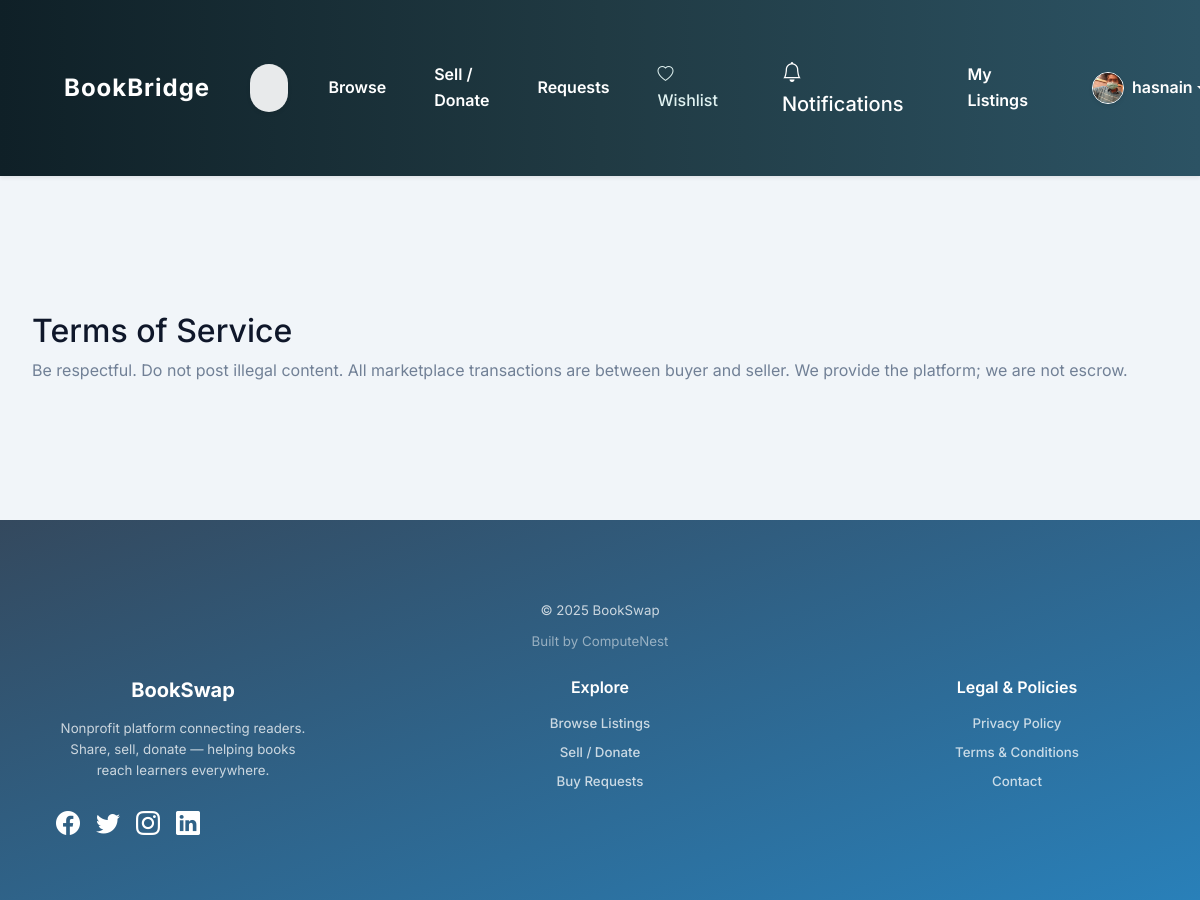
The page /terms (signed in) on the database its author committed.
### app/models.py (models this page shows, shortened)
class User(db.Model, UserMixin):
    id = db.Column(db.Integer, primary_key=True)
    name = db.Column(db.String(140), nullable=False)
    email = db.Column(db.String(140), unique=True, nullable=False, index=True)
    phone = db.Column(db.String(32), nullable=False)
    password_hash = db.Column(db.String(256), nullable=False)
    created_at = db.Column(db.DateTime, default=datetime.utcnow)
    avatar_file = db.Column(db.String(200), default=None)
    listings = db.relationship("Book", backref="owner", lazy="dynamic", cascade="all,delete")
    reviews = db.relationship("Review", backref="author", lazy="dynamic", cascade="all,delete")
    wishlist = db.relationship("Wishlist", backref="user", lazy="dynamic", cascade="all,delete")
    donations = db.relationship("Donation", backref="donor", lazy="dynamic", cascade="all,delete")

### app/main/routes.py (the view)
@main_bp.route("/terms")
def terms():
    return render_template("main/terms.html")

### app/models.py (called while the page is built)
@login_manager.user_loader
def load_user(user_id):
    return User.query.get(int(user_id))

### app/templates/main/terms.html
{% extends 'base.html' %}
{% block content %}
<div class="container py-5">
  <h2>Terms of Service</h2>
  <p class="text-muted">Be respectful. Do not post illegal content. All marketplace transactions are between buyer and seller. We provide the platform; we are not escrow.</p>
</div>
{% endblock %}

### app/templates/navbar.html (shortened to what this page needs)
<nav class="navbar navbar-expand-lg sticky-top shadow-sm bg-gradient-navbar py-3">
  <div class="container">
    <a class="navbar-brand fw-bold fs-4 text-white" href="{{ url_for('main.index') }}">
      BookBridge
    </a>
    <div class="collapse navbar-collapse" id="navMain">
      <form class="d-flex ms-lg-4 my-2 my-lg-0 w-100 w-lg-auto" role="search" action="{{ url_for('books.browse') }}">
        <input class="form-control rounded-pill border-0 shadow-sm"
               type="search"
               name="q"
               placeholder="Search books..."
               aria-label="Search"
               value="{{ request.args.get('q','') }}">
      </form>
      <ul class="navbar-nav ms-auto align-items-lg-center">
        <li class="nav-item"><a class="nav-link text-white fw-semibold" href="{{ url_for('books.browse') }}">Browse</a></li>
        <li class="nav-item"><a class="nav-link text-white fw-semibold" href="{{ url_for('books.create_book') }}">Sell / Donate</a></li>
        <li class="nav-item"><a class="nav-link text-white fw-semibold" href="{{ url_for('books.buy_requests') }}">Requests</a></li>
        {% if current_user.is_authenticated %}
          <li class="nav-item">
  <a class="nav-link" href="{{ url_for('account.wishlist') }}">
    <i class="bi bi-heart"></i> Wishlist
  </a>
</li>
          <li class="nav-item ms-lg-3 position-relative">
            <a class="nav-link text-white fs-5" href="{{ url_for('account.notifications') }}" title="Notifications">
              <i class="bi bi-bell"></i> Notifications
            </a>
          </li>
          <li class="nav-item ms-lg-3">
            <a class="nav-link text-white fw-semibold" href="{{ url_for('account.my_listings') }}">My Listings</a>
          </li>
          <li class="nav-item dropdown ms-lg-3">
            <a class="nav-link dropdown-toggle d-flex align-items-center text-white" href="#" role="button" data-bs-toggle="dropdown">
              {% set avatar = current_user.avatar_file %}
              <img src="{{ url_for('static', filename='avatars/' ~ avatar) if avatar else url_for('static', filename='img/avatar-placeholder.png') }}"
                   class="rounded-circle me-2 border border-white shadow-sm" alt="Avatar" width="32" height="32">
              <span class="fw-semibold">{{ current_user.name.split(' ')[0] }}</span>
            </a>
          </li>
        {% else %}
          <li class="nav-item ms-lg-2"><a class="btn btn-outline-light btn-sm rounded-pill" href="{{ url_for('auth.login') }}">Login</a></li>
          <li class="nav-item ms-lg-2"><a class="btn btn-outline-light btn-sm rounded-pill" href="{{ url_for('auth.signup') }}">Sign Up</a></li>
        {% endif %}
      </ul>
    </div>
  </div>
</nav>

### app/static/css/style.css (style rules this page uses)
* { box-sizing: border-box; margin: 0; padding: 0; }
body { background-color: #f4f4f7; color: #222; font-family: 'Inter', 'Poppins', sans-serif; line-height: 1.6; min-height: 100vh; font-size: 16px; transition: background-color 0.3s ease; }
.container { max-width: 1440px; margin: 0 auto; padding: 2rem; }
.navbar { background: linear-gradient(90deg, #0f2027, #203a43, #2c5364); box-shadow: 0 4px 10px rgba(0, 0, 0, 0.05); padding: 1rem 2rem; display: flex; align-items: center; justify-content: space-between; position: sticky; top: 0; z-index: 999; }
.navbar .navbar-brand { font-weight: 700; font-size: 1.75rem; color: #ffffff; letter-spacing: 1px; transition: color 0.3s ease; }
.navbar .nav-link { color: #e0f2f1; margin-left: 2rem; font-weight: 500; transition: all 0.2s ease; }
.navbar input.form-control { background-color: rgba(255, 255, 255, 0.9); border: 1px solid #cbd5e1; border-radius: 8px; padding: 0.75rem 1.2rem; transition: box-shadow 0.3s ease, border-color 0.3s ease; }
img { max-width: 100%; border-radius: 12px; object-fit: cover; transition: transform 0.3s ease, filter 0.3s ease; }
input, textarea, select { border-radius: 8px; border: 1px solid #cbd5e1; padding: 0.75rem 1rem; transition: border-color 0.3s, box-shadow 0.3s; }
a { color: #3182ce; text-decoration: none; transition: color 0.3s; }
.text-muted { color: #718096 !important; }

### app/templates/base.html (style rules this page uses)
body { font-family: 'Inter', system-ui, -apple-system, "Segoe UI", Roboto, "Helvetica Neue", Arial, sans-serif; background-color: #f1f5f9; color: #0f172a; scroll-behavior: smooth; }

### rows shown on the page
User: avatar_file (picture), name "hasnain"
